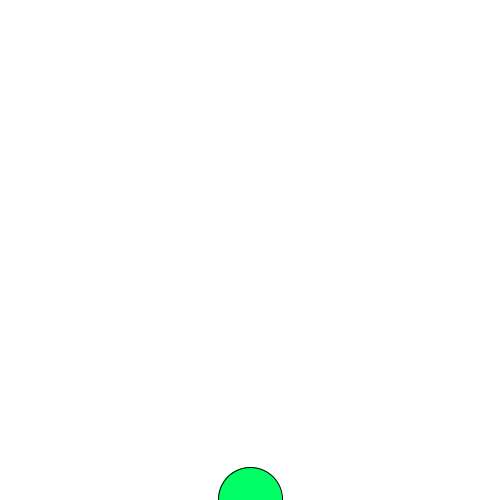
Frame 1 (no input)
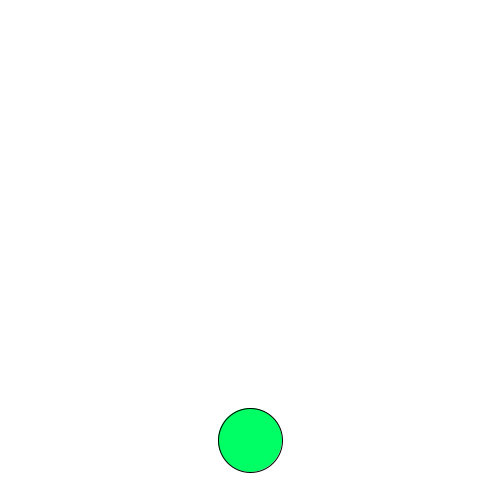
Frame 60 (the mouse pressed at the canvas centre just before this capture)
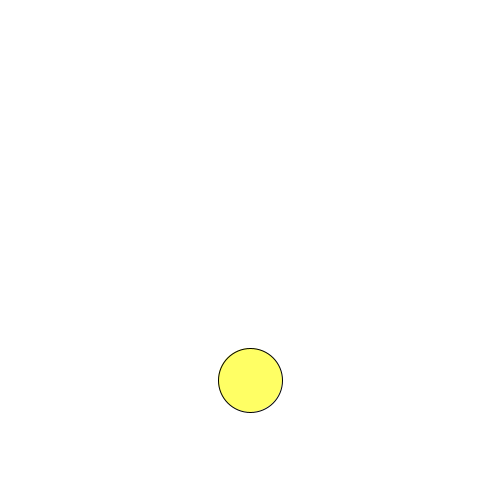
Frame 120 (the mouse held since frame 60 and released just before this capture)

The Processing sketch that drew these frames (run headless with seeded random() and noise(); from frame 60 on, the mouse is pressed at the canvas centre):

// Processing sketch: c_2_writingObjects
// ── c_2_writingObjects.pde
Bubble b;

void setup(){
  size(500,500);
 b = new Bubble();
}

void draw(){
  background(255);
 b.ascend(); 
 b.display();
}
























//?
//class Bubble{
//
//}


void mousePressed(){
 b.pop(); 
}

// ── Bubble.pde
class Bubble{
  //data - variables declared
  float x;
  float y;
  int r = 0;
  int g = 255;
  int b = 100;
  
  Bubble(){
   x = width/2;
  y = height; 
  }
  //functionality
  void ascend(){
    y--;
  }
  void pop(){
    r = 255;
  }
  void display(){
    stroke(0);
    fill(r,g,b);
    ellipse(x,y,64,64);
  }
  
}
